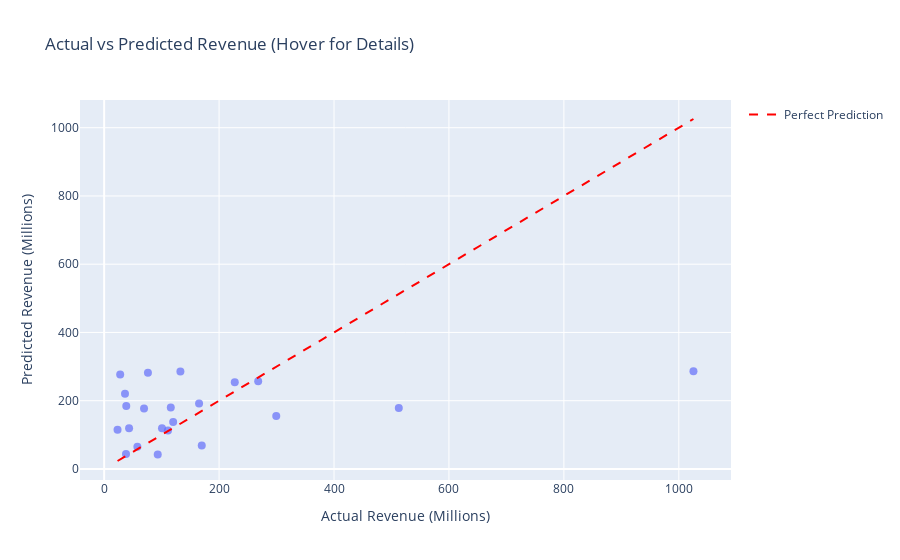

Source (notebook cell):
### Code cell
polynomial_regression_genre_and_rated(6, df_clean, "Family", "PG", True, True, True)

### Figure 1 — Plotly figure (JSON) as saved in the notebook; plotly's stock layout.template omitted (floating-point values rounded to 4 significant figures)
{"data": [{"customdata": [["Title: Alice in Wonderland<br>Genre: Family<br>Rated: PG<br>Actual: $1025.47M<br>Predicted: $286.37M"], ["Title: Nanny McPhee Returns<br>Genre: Family<br>Rated: PG<br>Actual: $93.25M<br>Predicted: $42.36M"], ["Title: Diary of a Wimpy Kid<br>Genre: Family<br>Rated: PG<br>Actual: $76.2M<br>Predicted: $281.65M"], ["Title: Furry Vengeance<br>Genre: Family<br>Rated: PG<br>Actual: $36.29M<br>Predicted: $220.53M"], ["Title: Zookeeper<br>Genre: Family<br>Rated: PG<br>Actual: $169.85M<br>Predicted: $68.55M"], ["Title: The Muppets<br>Genre: Family<br>Rated: PG<br>Actual: $165.18M<br>Predicted: $191.71M"], ["Title: We Bought a Zoo<br>Genre: Family<br>Rated: PG<br>Actual: $120.08M<br>Predicted: $137.54M"], ["Title: Paddington<br>Genre: Family<br>Rated: PG<br>Actual: $268.05M<br>Predicted: $256.87M"], ["Title: Alexander and the Terrible, Horrible, No Good, Very Bad Day<br>Genre: Family<br>Rated: PG<br>Actual: $100.65M<br>Predicted: $119.09M"], ["Title: Dolphin Tale 2<br>Genre: Family<br>Rated: PG<br>Actual: $57.82M<br>Predicted: $65.15M"], ["Title: Million Dollar Arm<br>Genre: Family<br>Rated: PG<br>Actual: $38.48M<br>Predicted: $184.14M"], ["Title: Alice Through the Looking Glass<br>Genre: Family<br>Rated: PG<br>Actual: $299.46M<br>Predicted: $155.18M"], ["Title: Middle School: The Worst Years of My Life<br>Genre: Family<br>Rated: PG<br>Actual: $23.32M<br>Predicted: $114.71M"], ["Title: Paddington 2<br>Genre: Family<br>Rated: PG<br>Actual: $227.29M<br>Predicted: $254.07M"], ["Title: Monster Family<br>Genre: Family<br>Rated: PG<br>Actual: $27.89M<br>Predicted: $277.03M"], ["Title: The Grinch<br>Genre: Family<br>Rated: PG<br>Actual: $512.72M<br>Predicted: $178.74M"], ["Title: A Wrinkle in Time<br>Genre: Family<br>Rated: PG<br>Actual: $132.68M<br>Predicted: $285.87M"], ["Title: Playing with Fire<br>Genre: Family<br>Rated: PG<br>Actual: $69.41M<br>Predicted: $177.26M"], ["Title: Overcomer<br>Genre: Family<br>Rated: PG<br>Actual: $38.03M<br>Predicted: $43.91M"], ["Title: The War with Grandpa<br>Genre: Family<br>Rated: PG<br>Actual: $43.39M<br>Predicted: $119.09M"], ["Title: Clifford the Big Red Dog<br>Genre: Family<br>Rated: PG<br>Actual: $115.94M<br>Predicted: $180.16M"], ["Title: Lyle, Lyle, Crocodile<br>Genre: Family<br>Rated: PG<br>Actual: $111.08M<br>Predicted: $112.54M"]], "hovertemplate": "Actual Revenue (Millions)=%{x}<br>Predicted Revenue (Millions)=%{y}<br>hover_info=%{customdata[0]}<extra></extra>", "legendgroup": "", "marker": {"color": "#636efa", "opacity": 0.7, "size": 8, "symbol": "circle"}, "mode": "markers", "name": "", "orientation": "v", "showlegend": false, "type": "scatter", "x": [1025.0, 93.25, 76.2, 36.29, 169.9, 165.2, 120.1, 268.0, 100.7, 57.82, 38.48, 299.5, 23.32, 227.3, 27.89, 512.7, 132.7, 69.41, 38.03, 43.39, 115.9, 111.1], "xaxis": "x", "y": [286.4, 42.36, 281.7, 220.5, 68.55, 191.7, 137.5, 256.9, 119.1, 65.15, 184.1, 155.2, 114.7, 254.1, 277.0, 178.7, 285.9, 177.3, 43.91, 119.1, 180.2, 112.5], "yaxis": "y"}, {"line": {"color": "red", "dash": "dash"}, "marker": {"opacity": 0.7, "size": 8}, "mode": "lines", "name": "Perfect Prediction", "type": "scatter", "x": [23.32, 1025.0], "y": [23.32, 1025.0]}], "layout": {"legend": {"tracegroupgap": 0}, "title": {"text": "Actual vs Predicted Revenue (Hover for Details)"}, "xaxis": {"anchor": "y", "domain": [0, 1], "title": {"text": "Actual Revenue (Millions)"}}, "yaxis": {"anchor": "x", "domain": [0, 1], "title": {"text": "Predicted Revenue (Millions)"}}}}
